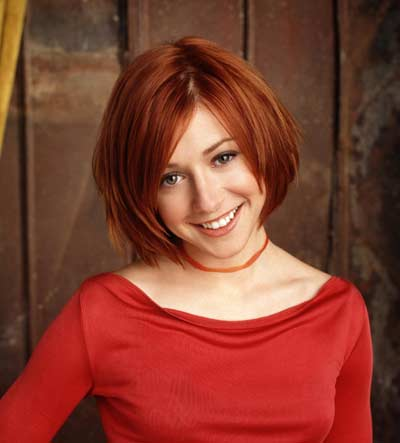
#> input picture images/Alyson-Hannigan-5.jpg, 400 x 443 px
$ python hash.py images/Alyson-Hannigan-5.jpg images/Alyson_Hannigan_200512.jpg   (Python 2 division)
#> lines starting #> are read from the running program, lines starting #| are printed output that depends on the picture
#!/usr/bin/python
#
# Image Average Hashing + Hamming Distance
# Author: Justin Wong
#
# Usage:
# python hash.py <image1> <image2>

import Image
import os, sys
from opencv.cv import *
import cv

# find the average value
def average(image):
	count = 0
	pix = image.load()
	for i in range(0,8):
		for j in range(0,8):
			count += pix[i, j]
	val = count / 64
	print "Total:\t\t%d" % count
	print "Average:\t%d" % val
	return val

# find the DCT value
def hashDct(image):
	mean = average(image)
	# [4 lines of commented-out code are left out]
	src = cv.CreateImageHeader(image.size, cv.IPL_DEPTH_8U, 1)
	data = image.tostring()
	cv.SetData(src, data, len(data))
	dest = cv.CreateImage((32,32), IPL_DEPTH_8U, 1)
	print "1**************"
	#dest = cv.CreateImageHeader(image.size, cv.IPL_DEPTH_8U, 1)
	#cv.SetData(dest, data, len(data))
	cv.DCT(src, dest, CV_DXT_FORWARD)
	print "2**************"
	dest.save("dctsave.jpg")
	print "Average:\t%d" % mean

# compute the hash
def compute(image, av, size):
	testString = ""
	for i in range(0,size):
		for j in range(0,size):
			pix = image.load()
			if(pix[i, j] >= av):
				pix[i, j] = 1
			else:
				pix[i, j] = 0
			testString += `pix[i, j]`
	print "testString:\t" + testString
	encoded = "%x" % int(testString,2)
	print "Hash:\t\t" + encoded + "\n"
	return encoded

# computes the hamming distance
def hamming_distance(s1, s2):
	if len(s1) > len(s2):
		s2 = s2.zfill(len(s1))
	elif len(s2) > len(s1):
		s1 = s1.zfill(len(s2))
	assert len(s1) == len(s2)
	return sum(ch1 != ch2 for ch1, ch2 in zip(s1, s2))

# printing things out
def main():
	if len(sys.argv) <= 1 or len(sys.argv) > 3:
		print "Usage %s: <image1> <image2>" % sys.argv[0]
	im = Image.open(sys.argv[1])
#> im is the input picture: PIL image 400x443 RGB; mean R, G, B 130.3, 61.7, 46.8
	im = im.resize((8, 8))
	im = im.convert("L")
	avVal = average(im)
#> after the loop in average, `for i in range(0,8):`: count = 5177
#> in average, `val = count / 64`: val = 80
#| Total:		5177
#| Average:	80
#> avVal = 80
	hash1 = compute(im, avVal, 8)
#| testString:	1100000001100000000001100011111100111111010011110000011100000000
#> in compute, `encoded = "%x" % int(testString,2)`: encoded = 'c060063f3f4f0700'
#| Hash:		c060063f3f4f0700
#> hash1 = 'c060063f3f4f0700'
# -------- DCT ----------
	imDct = Image.open(sys.argv[1])
	imDct = imDct.resize((32, 32))
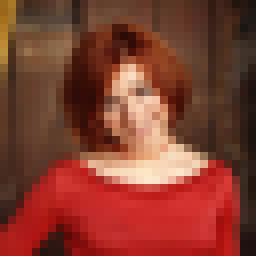
#> imDct: PIL image 32x32 RGB (shown 8 times larger); mean R, G, B 130.3, 61.7, 46.8
	imDct = imDct.convert("L")
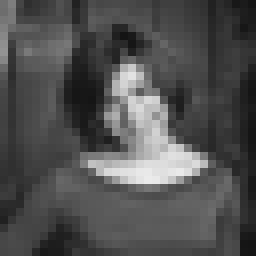
#> imDct: PIL image 32x32 L (shown 8 times larger); min 20, max 235, mean 80.5
	hashDct(imDct)
#| Total:		5839
#| Average:	91
#> in hashDct, `mean = average(image)`: mean = 91
#> (the call stopped at in hashDct, `src = cv.CreateImageHeader(image.size, cv.IPL_DEPTH_8U, 1)`: cv is not available in this run)
# -------- DCT ----------
	print "\nResolution:\t%s" % (im.size,)
#| Resolution:	(8, 8)
	print "Mode:\t\t" + im.mode
#| Mode:		L
	im.save("output.jpg")
	im2 = Image.open(sys.argv[2])
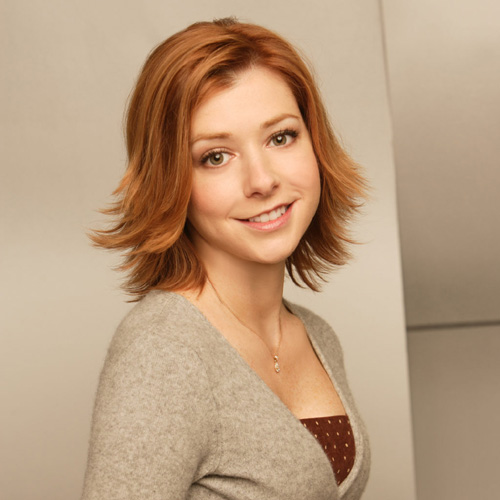
#> input picture images/Alyson_Hannigan_200512.jpg, 500 x 500 px
#> im2 is the input picture: PIL image 500x500 RGB; mean R, G, B 186.6, 156.5, 127.7
	im2 = im2.resize((8, 8))
	im2 = im2.convert("L")
	avVal2 = average(im2)
#| Total:		10363
#| Average:	161
#> avVal2 = 161
	hash2 = compute(im2, avVal2, 8)
#| testString:	1111111111111111100001110010011000100111110011001111101011100000
#| Hash:		ffff872627ccfae0
#> hash2 = 'ffff872627ccfae0'
	print "-------------Hamming Distance-------------"
	print "Threshold = 26"
	result = hamming_distance(hash1, hash2)
#> result = 15
	if result < 26:
	  print "Hamming distance = %d. Images are similar." % result
#| Hamming distance = 15. Images are similar.
	else:
	  print "Hamming distance = %d. Images are not similar" % result

if __name__ == "__main__":
	main()
